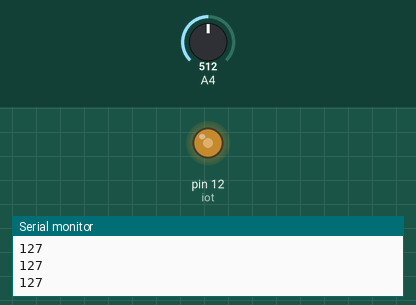
Bench run of a sketch on a simulated Arduino Mega 2560, built with avr-gcc and run on an emulated ATmega2560. Parts: output pins drawn as LEDs (lit = HIGH), the last lines printed to the serial monitor. The inputs (shaded band) are chosen by the test bench; at power-on: A4 = 512.

Above: at 1.2 s.
1.3 s: A4 set to 716
At 2.5 s:
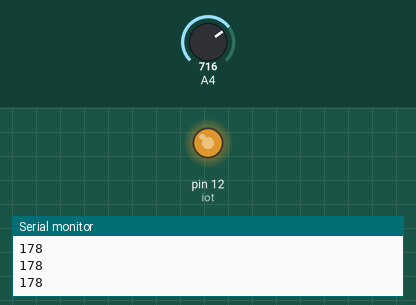
2.8 s: A4 set to 900
At 3.8 s:
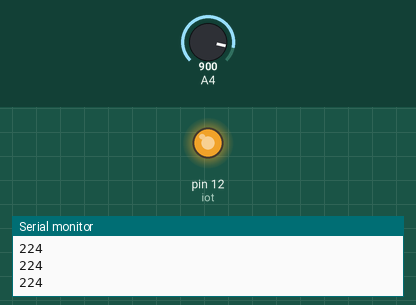
4.3 s: A4 set to 122
At 4.9 s:
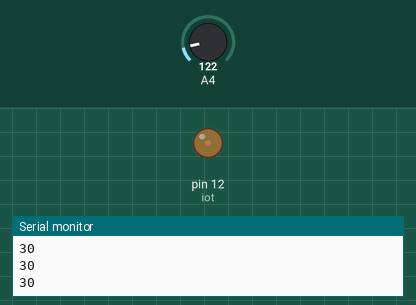
5.8 s: A4 set to 0
At 7.0 s:
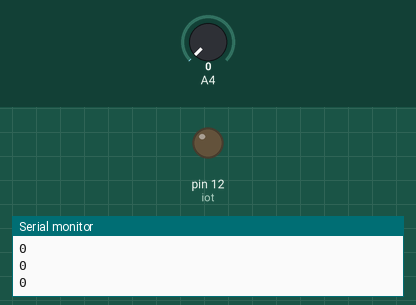
7.3 s: A4 set to 511
At 8.3 s:
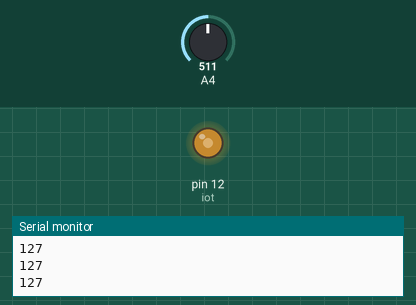
Timing chart, 0 to 9.8 s (numbered marks = the images above; inputs shaded):
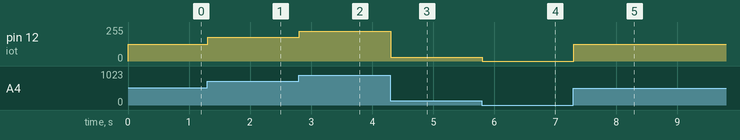

Measured:
- after the input at 1.3 s, pin 12 (iot): 127/255 → 178/255 at once
- after the input at 2.8 s, pin 12 (iot): 178/255 → 224/255 at once
- after the input at 4.3 s, pin 12 (iot): 224/255 → 30/255 at once
- after the input at 5.8 s, pin 12 (iot): 30/255 → 0/255 at once
- after the input at 7.3 s, pin 12 (iot): 0/255 → 127/255 at once

The sketch:

LDR.ino
```cpp
#include <analogWrite.h>

int LDR = 36;
int iot = 12;
int light = 0;

void setup() {
  Serial.begin(9600);
  pinMode(iot, OUTPUT);
  pinMode(LDR, INPUT_PULLUP);

}

void loop() {
  light = map(analogRead(36),0,1024,0,255);
  Serial.println(light);

  analogWrite(iot , light);

}
```
